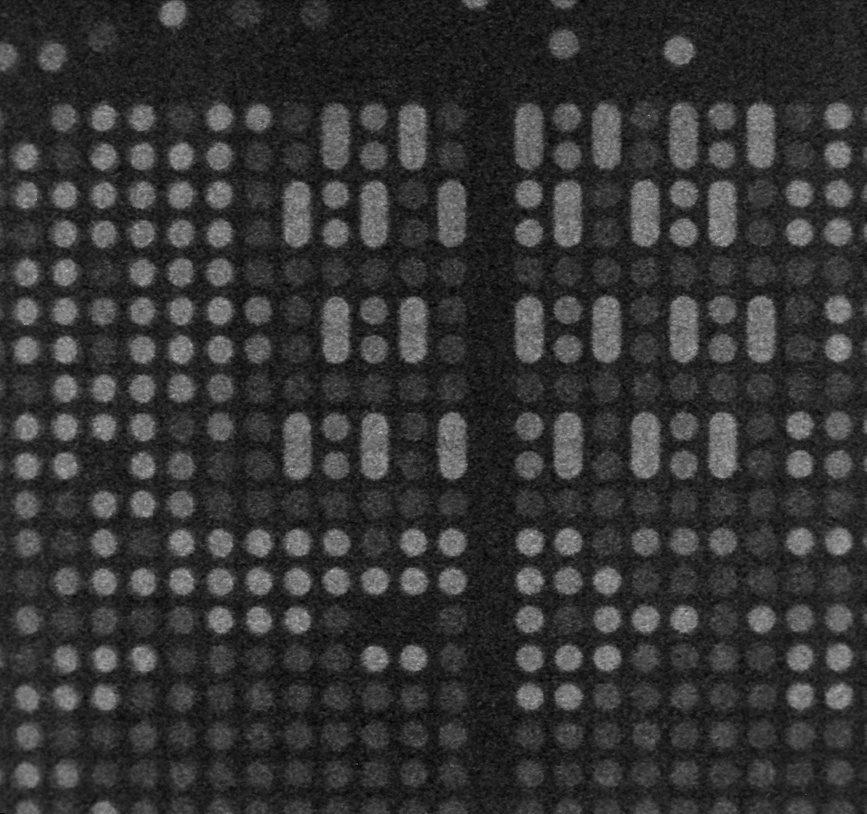
#> input picture circleLigature/source.jpg, 867 x 814 px, shrunk from 1176 x 1104 before the run
$ python circleLigature.py   (older library calls are emulated)
#> lines starting #> are read from the running program, lines starting #| are printed output that depends on the picture; after the words box and inside, x2 and y2 are one past the last pixel; in counts of white or black regions, pixels touching at a corner belong together; long printed decimals are rounded
import cv2
import numpy as np
from matplotlib import pyplot as plt

# read image
source_img = cv2.imread('source.jpg', cv2.CV_8UC1)
#> source_img is the input picture: shape (814, 867); min 0, max 186, mean 52.2
source_img1 = cv2.imread('source.jpg')
print(source_img1.shape)
#| (814, 867, 3)

# denoising
denoised_img = cv2.fastNlMeansDenoising(source_img, None, 10)

# hist 30 54 117
hist = cv2.calcHist([denoised_img], [0], None, [256], [0, 256])
#> hist = 256 values, max 35156 at index 32, min 0 at index 0, mean 2756.8
plt.figure("hist")
plt.plot(hist)

# extract the white block(circle and ellipse) through binary processing
ret, thresh_img = cv2.threshold(denoised_img, 46, 255, cv2.THRESH_BINARY)
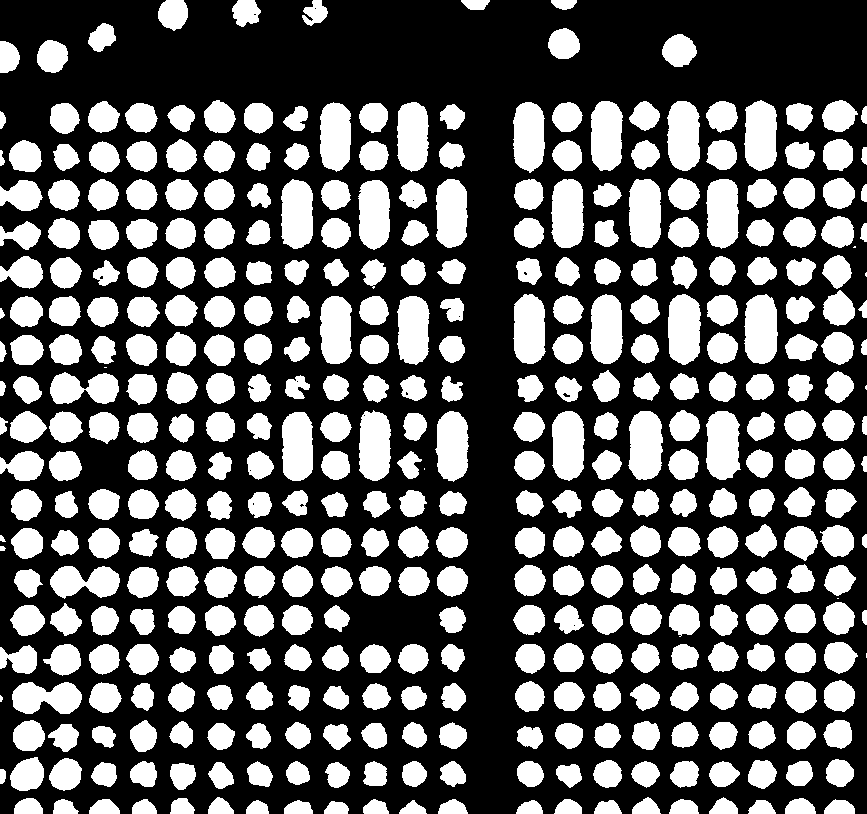
#> thresh_img: shape (814, 867); 37.7% white; 405 white regions (8 under 20 px), largest, box (x1, y1, x2, y2) and area: (628, 411, 663, 480) 1994, (744, 294, 778, 364) 1988, (706, 411, 741, 480) 1984
plt.figure("white blocks")
plt.imshow(thresh_img)

# delete the ellipse block
# erode
erode_img = cv2.erode(thresh_img, np.ones((3, 3), np.uint8), iterations=3)
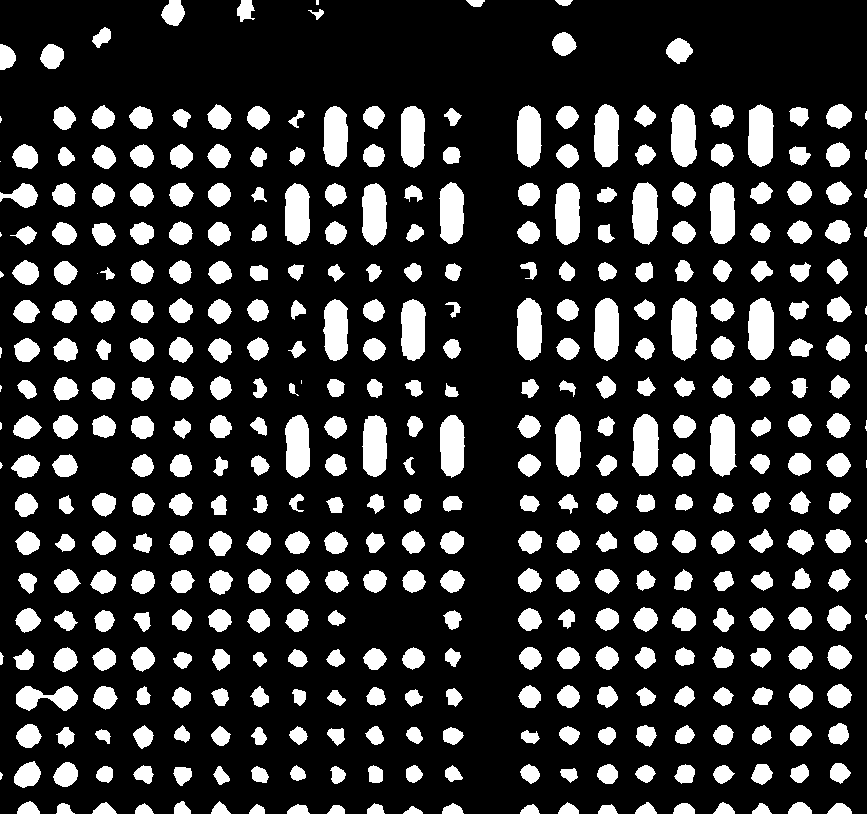
#> erode_img: shape (814, 867); 20.2% white; 403 white regions (21 under 20 px)
# extract circles
contours_img, contours, hierarchy = cv2.findContours(erode_img, cv2.RETR_EXTERNAL, cv2.CHAIN_APPROX_SIMPLE)
#> contours = 403 contours, 22 with area under 20; largest, box (x1, y1, x2, y2) and area: (748, 298, 774, 360) 1324, (632, 414, 659, 476) 1308, (748, 104, 774, 167) 1298, (671, 298, 697, 361) 1296, (710, 414, 737, 477) 1295
area_threshold = 20
height_width_threshold = 48
for i in range(len(contours)):
    # delete the small area block
    area = cv2.contourArea(contours[i])
    if area < area_threshold:
        cv2.drawContours(contours_img, [contours[i]], 0, 0, -1)

    # delete the ellipse block according to the width and height
    else:
        rect = cv2.minAreaRect(contours[i])
        box = cv2.boxPoints(rect)
        box = np.int0(box)
        height = abs(box[0][1] - box[2][1])
        width = abs(box[0][0] - box[2][0])
        if (height - width) > height_width_threshold:
            cv2.drawContours(contours_img, [contours[i]], 0, 0, -1)
#> this loop made 403 passes
#> (area, rect, box, height, width) on passes 1 to 7: (75, ((412.5, 809.5), (7, 19), -90), [[422, 813], [403, 813], [403, 806], [422, 806]], 7, 19), (101, ((335.5, 809), (8, 17), -90), [[344, 813], [327, 813], [327, 805], [344, 805]], 8, 17), (121.5, ((607.5, 808.5), (9, 19), -90), [[617, 813], [598, 813], [598, 804], [617, 804]], 9, 19), (115, ((529.5, 808.5), (9, 19), -90), [[539, 813], [520, 813], [520, 804], [539, 804]], 9, 19), (140, ((298, 808.5), (9, 22), -90), [[309, 813], [287, 813], [287, 804], [309, 804]], 9, 22), (94.5, ((256.5, 808.5), (9, 15), -90), [[264, 813], [249, 813], [249, 804], [264, 804]], 9, 15), (168, ((839, 808), (10, 24), -90), [[851, 813], [827, 813], [827, 803], [851, 803]], 10, 24)
#> (area, rect) on pass 100: (334.5, ((413, 658), (21.21, 19.8), -45))
#> contours_img: shape (814, 867); 20.2% white; 381 white regions, largest, box (x1, y1, x2, y2) and area: (748, 298, 774, 360) 1395, (632, 414, 659, 476) 1380, (748, 104, 774, 167) 1370

# dilate
dilate_img = cv2.dilate(contours_img, np.ones((3, 3), np.uint8), iterations=2)
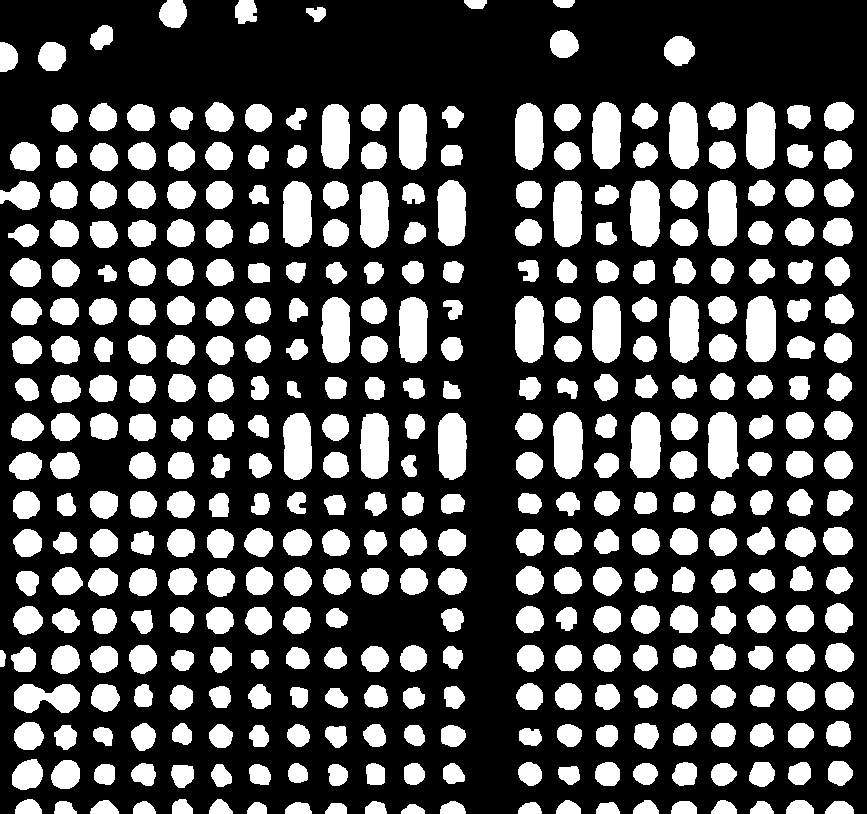
#> dilate_img: shape (814, 867); 30.6% white; 381 white regions
plt.figure("processed image")
plt.imshow(dilate_img)

# get circle center point
processed_img, contours, hierarchy = cv2.findContours(dilate_img, cv2.RETR_EXTERNAL, cv2.CHAIN_APPROX_SIMPLE)
#> contours = 381 contours; largest, box (x1, y1, x2, y2) and area: (746, 296, 776, 362) 1688, (630, 412, 661, 478) 1680, (669, 296, 699, 363) 1672, (708, 412, 739, 479) 1671, (630, 180, 660, 247) 1670
# calc the radius
area, num = 0, 0
for i in range(len(contours)):
    temp = cv2.contourArea(contours[i])
    print("the area of block " + str(i) + " is: " + str(temp))
    if 100 < temp:
        num += 1
        area += temp
#> this loop made 381 passes
#> (temp, area) on passes 1 to 12: (149, 149), (175, 324), (203.5, 527.5), (197, 724.5), (228, 952.5), (168.5, 1121), (264, 1385), (202.5, 1587.5), (257, 1844.5), (233.5, 2078), (201.5, 2279.5), (203, 2482.5)
#> temp on pass 36: 470
#| the area of block 0 is: 149.0
#| the area of block 1 is: 175.0
#| the area of block 2 is: 203.5
#| the area of block 3 is: 197.0
#| the area of block 4 is: 228.0
#| the area of block 5 is: 168.5
#| the area of block 6 is: 264.0
#| the area of block 7 is: 202.5
#> (further printed lines are left out)

average_area = area / num
radius = np.sqrt(average_area / np.pi)
print("radius is: " + str(radius))
#| radius is: 12.981

# set the image boundary
boundary_max_x = source_img1.shape[1] - radius
boundary_min_x = radius
boundary_max_y = source_img1.shape[0] - radius
boundary_min_y = radius

# get the centre point coordinates
points = []
for i in range(len(contours)):
    rect = cv2.minAreaRect(contours[i])
    box = cv2.boxPoints(rect)
    box = np.int0(box)
    height = abs(box[0][1] - box[2][1])
    width = abs(box[0][0] - box[2][0])
    c_x = int((box[0][0] + box[2][0]) / 2)
    c_y = int((box[0][1] + box[2][1]) / 2)

    # ignore the uncompleted circle in the boundary
    if c_x < boundary_min_x or c_x > boundary_max_x or c_y < boundary_min_y or c_y > boundary_max_y:
        continue

    if float(width) / float(height) > 2:  # deal with two circles connected horizontally
        c_x_1 = int((box[0][0] + box[2][0]) / 2) - int(1.5 * radius)
        c_x_2 = int((box[0][0] + box[2][0]) / 2) + int(1.5 * radius)
        c_y = int((box[0][1] + box[2][1]) / 2)
        points.append((c_x_1, c_y))
        points.append((c_x_2, c_y))
    else:  # normal circle
        points.append((c_x, c_y))

# draw centre points
for item in points:
    cv2.circle(source_img1, item, 3, (255, 255, 0), -1)
#> this loop made 356 passes
#> item on passes 1 to 3: (568, 775), (182, 776), (337, 774)
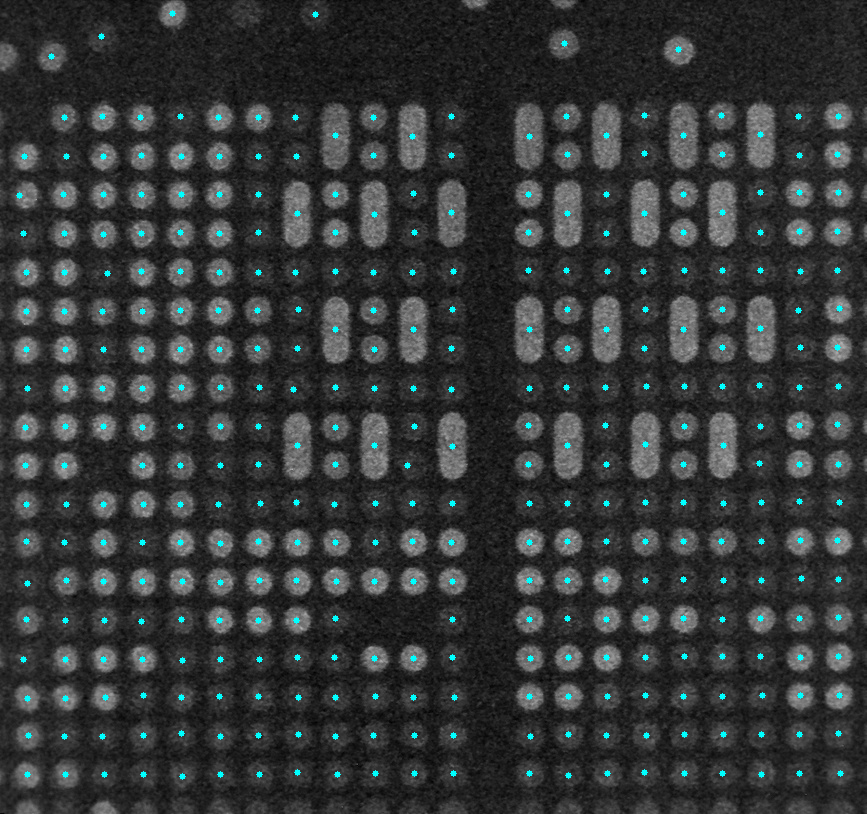
#> source_img1: shape (814, 867, 3); 1.46% of pixels changed, all inside (x1, y1, x2, y2) = (16, 10, 844, 780)
plt.figure("circle with centre point")
plt.imshow(source_img1)

plt.show()
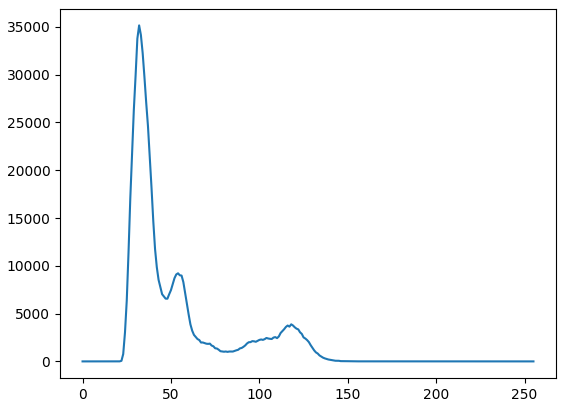
#> figure drawn by matplotlib, 1 panel; curve peaks at x = 32, y = 35156
